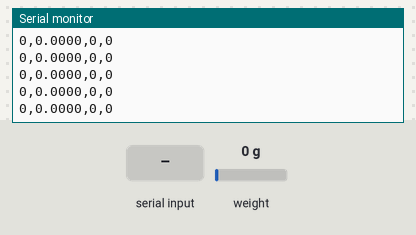
Simulated run of this sketch. Board: ESP32. On the bench: the last lines printed to the serial monitor. The test bench sets the inputs (shaded band); at power-on: weight on the scale 0 g. EEPROM starts erased.

Above: at 1.2 s.
1.3 s: "R\n" received over Serial
At 1.32 s:
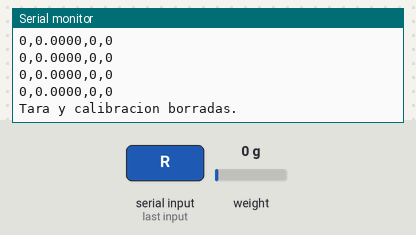
2.8 s: "90,45\n" received over Serial
At 2.83 s:
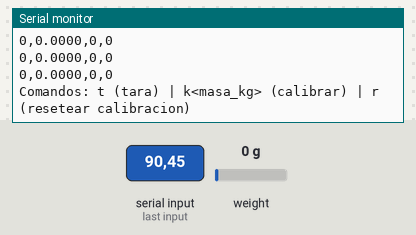
4.3 s: "t90\n" received over Serial
At 5.7 s:
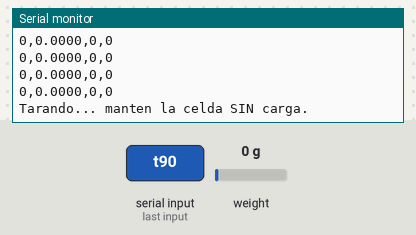
7.3 s: "k90\n" received over Serial
At 8.3 s:
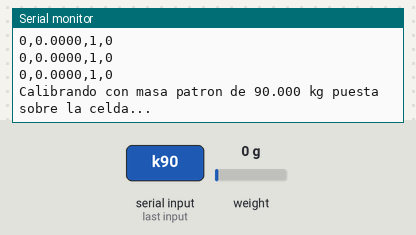
10.3 s: "k,45\n" received over Serial
At 10.36 s:
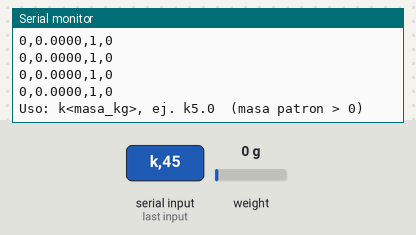
11.8 s: weight on the scale set to 100 g
At 11.86 s:
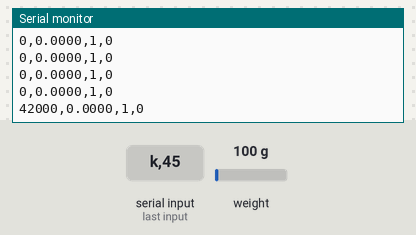

The sketch:

test_hx711.ino
```cpp
/*
 * Driver de prueba para el modulo HX711 (ADC de 24 bits + amplificador,
 * dedicado a celdas de carga/puente de Wheatstone)
 * Plataforma: ESP32 (2 pines digitales, protocolo propio del HX711, sin SPI)
 *
 * POR QUE PROBAR EL HX711 ADEMAS DEL ADS1256: el ADS1256 sigue siendo el ADC
 * elegido para LIBRA a largo plazo (ver comparativa de sensores, se prefirio
 * porque tiene 8 canales para compartir despues con la plataforma AMTI -- ver
 * Firmware/test_ads1256/INSTRUCCIONES.md, Secc. "Por que ADS1256 y no
 * HX711"). Este sketch NO reemplaza esa decision: es una via rapida y en
 * paralelo para verificar si la celda de carga y su cableado estan bien,
 * aislado del ADS1256 -- util mientras se sigue diagnosticando el ruido tipo
 * diente de sierra que aparece con el ADS1256 (si con el HX711 la lectura
 * sale limpia, el problema esta mas del lado del ADS1256/su cableado que de
 * la celda en si).
 *
 * A diferencia del ADS1256 (sin libreria en el Library Manager), el HX711 SI
 * tiene una libreria estandar y muy usada: "HX711" de Bogdan Necula
 * (https://github.com/bogde/HX711). Instalarla desde el Library Manager del
 * Arduino IDE (Herramientas > Administrar Bibliotecas > buscar "HX711" >
 * instalar la de Bogdan Necula) antes de compilar este sketch.
 *
 * CONEXIONADO (modulo generico HX711, placa chica con capacitores, la que
 * casi siempre se vende junto con celdas de carga tipo "barra"/"balanza"):
 *
 *   Modulo HX711      ESP32          Notas
 *   ------------      -----          -----
 *   VCC / VDD    ->   3.3V           ver aviso de niveles logicos abajo
 *   GND          ->   GND            comun con la celda y el resto del circuito
 *   DT (DOUT/DAT)->   GPIO32         salida de datos (entrada para el ESP32)
 *   SCK (CLK)    ->   GPIO33         reloj (salida del ESP32 hacia el modulo)
 *   E+ (rojo)    ->   (interno, ya conectado a VCC del modulo)
 *   E- (negro)   ->   (interno, ya conectado a GND del modulo)
 *   A+ (verde)   ->   señal + de la celda (canal A, ganancia 128 por defecto)
 *   A- (blanco)  ->   señal - de la celda
 *   B+ / B-      ->   libres (canal B, ganancia fija en 32 -- para una
 *                      segunda celda si hiciera falta, no se usa aca)
 *
 * *** NIVELES LOGICOS -- por que ESTE modulo NO necesita level shifter ***
 * El HX711 acepta alimentacion (VCC/VDD) entre 2.6V y 5.5V (fuente: hoja de
 * datos del modulo GroundStudio/generico, y articulo tecnico de
 * microcontrollerslab.com -- ver fuentes en INSTRUCCIONES.md). Alimentandolo
 * con el 3.3V del propio ESP32 (en vez de una fuente de 5V separada, como
 * SI hace falta con el modulo ADS1256 generico), sus pines digitales (DT de
 * salida, SCK de entrada) quedan directamente en logica de 3.3V --
 * compatibles con el ESP32 sin ningun conversor de nivel logico en el medio.
 *
 * Contrapartida: la excitacion de la celda (E+/E-) tambien queda a 3.3V en
 * vez de 5V (el modulo ata E+ al mismo VCC), asi que la señal de salida de
 * la celda (mV/V) sale un poco mas chica que alimentando a 5V. Para una
 * prueba/comparacion rapida no deberia ser problema. Si mas adelante hace
 * falta el maximo rango con 5V, ahi SI hay que volver a cuidar los niveles
 * logicos: DT saldria en 5V (el ESP32 no lo tolera) y SCK necesitaria
 * ~0.7*5V=3.5V para registrar HIGH de forma confiable (el 3.3V del ESP32
 * queda justo por debajo) -- por eso se recomienda arrancar con 3.3V.
 *
 * Tasa de muestreo: fija por hardware segun el pin RATE del modulo -- la
 * gran mayoria de los breakouts genericos lo dejan fijo en 10 SPS (algunos
 * traen un puente/jumper para 80 SPS). No se controla desde este sketch.
 *
 * Comandos por Serial (escribe y Enter en el Monitor Serie) -- mismo
 * esquema que test_ads1256.ino:
 *   t        -> Tara: promedia la lectura actual (celda SIN carga) y la
 *               guarda como el cero (en cuentas crudas). Se persiste en
 *               flash (NVS).
 *   k<masa>  -> Calibra: con una masa patron conocida YA puesta sobre la
 *               celda, escribe por ejemplo "k5.0" (5.0 kg) y Enter.
 *               Promedia la lectura actual y calcula el factor N/cuenta
 *               contra la tara. Se persiste en flash.
 *   r        -> Resetea (borra) la tara y la calibracion guardadas.
 *
 * Salida CSV por Serial (115200 baudios):
 *   raw_code,force_N,tared,calibrated
 *     raw_code   : cuenta cruda de 24 bits con signo que entrega el HX711
 *                  (SIN restar tara). A diferencia del ADS1256, el HX711 no
 *                  tiene una referencia de voltaje bien definida y publica,
 *                  asi que no se convierte a voltios -- se calibra directo
 *                  de cuentas crudas a Newtons.
 *     force_N    : (raw_code - tara) * factor_escala, en Newtons. Si
 *                  todavia no se calibro (comando k), se imprime 0.0 y la
 *                  columna "calibrated" queda en 0.
 *     tared      : 1 si ya se hizo "t" (o se cargo una tara guardada), 0 si no.
 *     calibrated : 1 si ya se hizo "k<masa>" (o se cargo una calibracion
 *                  guardada), 0 si no.
 */

#include <HX711.h>
#include <Preferences.h>

// ---------------------------------------------------------------------
// Pines (ajustar si tu cableado es distinto al de la tabla de arriba)
// ---------------------------------------------------------------------
#define PIN_HX711_DT   32  // DOUT/DAT del modulo -> entrada del ESP32
#define PIN_HX711_SCK  33  // SCK/CLK del modulo  -> salida del ESP32

// ---------------------------------------------------------------------
// Configuracion de medicion
// ---------------------------------------------------------------------
#define HX711_GANANCIA  128  // Canal A, ganancia 128 (default de fabrica). 64 = canal A ganancia 64.
const unsigned long HX711_TIMEOUT_MS = 1000;  // a 10 SPS una lectura tarda ~100ms; timeout generoso
const int N_MUESTRAS_TARA = 20;               // muestras promediadas al hacer "t" o "k<masa>"
const float G_GRAVEDAD = 9.80665f;            // m/s^2, para convertir masa patron (kg) a fuerza (N)

HX711 balanza;

Preferences prefs;
const char* NVS_NAMESPACE = "libra_hx711";

long  taraOffsetRaw = 0;
bool  taraSet = false;
float escalaNporCount = 0.0f;  // Newtons por cuenta cruda, calculado en la calibracion
bool  calibrado = false;

// =======================================================================
// Inicializacion
// =======================================================================

void hx711_begin() {
  balanza.begin(PIN_HX711_DT, PIN_HX711_SCK, HX711_GANANCIA);
  if (!balanza.wait_ready_timeout(2000)) {
    Serial.println("ERROR: el HX711 no respondio. Revisar:");
    Serial.println(" - Alimentacion (VCC/GND del modulo)");
    Serial.println(" - Cableado DT/SCK");
    Serial.println(" - Que la celda este conectada a E+/E-/A+/A-");
  } else {
    Serial.println("HX711 inicializado correctamente.");
  }
}

// =======================================================================
// Tara / calibracion (persistidas en flash, igual que test_ads1256.ino /
// homing_absoluto.ino)
// =======================================================================

void cargarCalibracionDesdeFlash() {
  prefs.begin(NVS_NAMESPACE, true);  // solo lectura
  taraSet = prefs.getBool("tara_set", false);
  taraOffsetRaw = prefs.getLong("tara_raw", 0);
  calibrado = prefs.getBool("cal_set", false);
  escalaNporCount = prefs.getFloat("escala", 0.0f);
  prefs.end();
}

void guardarTaraEnFlash(long raw) {
  prefs.begin(NVS_NAMESPACE, false);
  prefs.putLong("tara_raw", raw);
  prefs.putBool("tara_set", true);
  prefs.end();
}

void guardarEscalaEnFlash(float s) {
  prefs.begin(NVS_NAMESPACE, false);
  prefs.putFloat("escala", s);
  prefs.putBool("cal_set", true);
  prefs.end();
}

void borrarCalibracionEnFlash() {
  prefs.begin(NVS_NAMESPACE, false);
  prefs.clear();
  prefs.end();
}

// Promedia N_MUESTRAS_TARA lecturas crudas, bloqueando (usar solo desde los
// comandos por Serial, no en el loop principal de streaming). Devuelve NAN
// si no se pudo leer ninguna muestra (HX711 no responde).
double leerPromedioRaw(int n) {
  double suma = 0;
  int ok = 0;
  for (int i = 0; i < n; i++) {
    if (balanza.wait_ready_timeout(HX711_TIMEOUT_MS)) {
      suma += balanza.read();
      ok++;
    }
  }
  if (ok == 0) return NAN;
  return suma / ok;
}

void procesarComandoSerial(String linea) {
  linea.trim();
  if (linea.length() == 0) return;

  char c = linea.charAt(0);

  if (c == 't' || c == 'T') {
    Serial.println("Tarando... manten la celda SIN carga.");
    double raw = leerPromedioRaw(N_MUESTRAS_TARA);
    if (isnan(raw)) {
      Serial.println("ERROR: no se pudo leer el HX711 (timeout).");
      return;
    }
    taraOffsetRaw = (long)round(raw);
    taraSet = true;
    guardarTaraEnFlash(taraOffsetRaw);
    Serial.print("Tara guardada: ");
    Serial.print(taraOffsetRaw);
    Serial.println(" cuentas");

  } else if (c == 'k' || c == 'K') {
    float masaKg = linea.substring(1).toFloat();
    if (masaKg <= 0.0f) {
      Serial.println("Uso: k<masa_kg>, ej. k5.0  (masa patron > 0)");
      return;
    }
    if (!taraSet) {
      Serial.println("ADVERTENCIA: todavia no hiciste tara ('t'). Calibrando igual contra 0 cuentas.");
    }
    Serial.print("Calibrando con masa patron de ");
    Serial.print(masaKg, 3);
    Serial.println(" kg puesta sobre la celda...");
    double raw = leerPromedioRaw(N_MUESTRAS_TARA);
    if (isnan(raw)) {
      Serial.println("ERROR: no se pudo leer el HX711 (timeout).");
      return;
    }
    double deltaRaw = raw - (double)taraOffsetRaw;
    if (fabs(deltaRaw) < 10.0) {
      Serial.println("ERROR: la lectura casi no cambio respecto a la tara -- revisa que la masa este puesta y el cableado de la celda (A+/A-).");
      return;
    }
    float fuerzaN = masaKg * G_GRAVEDAD;
    escalaNporCount = (float)(fuerzaN / deltaRaw);
    calibrado = true;
    guardarEscalaEnFlash(escalaNporCount);
    Serial.print("Calibracion guardada: ");
    Serial.print(escalaNporCount, 8);
    Serial.println(" N/cuenta");

  } else if (c == 'r' || c == 'R') {
    borrarCalibracionEnFlash();
    taraSet = false;
    taraOffsetRaw = 0;
    calibrado = false;
    escalaNporCount = 0.0f;
    Serial.println("Tara y calibracion borradas.");

  } else {
    Serial.println("Comandos: t (tara) | k<masa_kg> (calibrar) | r (resetear calibracion)");
  }
}

// =======================================================================
// setup() / loop()
// =======================================================================

void setup() {
  Serial.begin(115200);
  while (!Serial) delay(10);

  Serial.println("=== Driver de prueba HX711 (celda de carga, LIBRA) ===");

  hx711_begin();
  cargarCalibracionDesdeFlash();

  if (taraSet) {
    Serial.print("Tara cargada de flash: ");
    Serial.print(taraOffsetRaw);
    Serial.println(" cuentas");
  }
  if (calibrado) {
    Serial.print("Calibracion cargada de flash: ");
    Serial.print(escalaNporCount, 8);
    Serial.println(" N/cuenta");
  }
  if (!taraSet || !calibrado) {
    Serial.println("Sin tara y/o calibracion completas todavia -- usa 't' y luego 'k<masa_kg>'.");
  }

  Serial.println("raw_code,force_N,tared,calibrated");
}

void loop() {
  if (Serial.available() > 0) {
    String linea = Serial.readStringUntil('\n');
    procesarComandoSerial(linea);
  }

  if (balanza.wait_ready_timeout(HX711_TIMEOUT_MS)) {
    long raw = balanza.read();
    float forceN = 0.0f;
    if (calibrado) {
      forceN = (raw - taraOffsetRaw) * escalaNporCount;
    }

    Serial.print(raw);
    Serial.print(",");
    Serial.print(forceN, 4);
    Serial.print(",");
    Serial.print(taraSet ? 1 : 0);
    Serial.print(",");
    Serial.println(calibrado ? 1 : 0);
  } else {
    Serial.println("ERROR: timeout esperando datos del HX711 (revisar cableado/alimentacion).");
  }
}
```

Measured:
- after the input at 1.3 s, the serial monitor: prints a new line at once (image 1)
- after the input at 2.8 s, the serial monitor: prints a new line at once (image 2)
- after the input at 4.3 s, the serial monitor: prints a new line at once (image 3)
- after the input at 7.3 s, the serial monitor: prints a new line at once (image 4)
- after the input at 10.3 s, the serial monitor: prints a new line after 0.05 s (image 5)
- after the input at 11.8 s, the serial monitor: prints a new line after 0.06 s (image 6)
